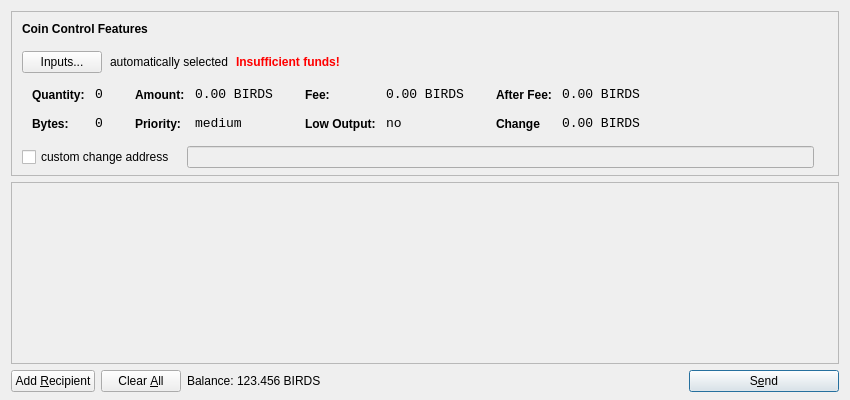
<?xml version="1.0" encoding="UTF-8"?>
<ui version="4.0">
 <class>SendCoinsDialog</class>
 <widget class="QDialog" name="SendCoinsDialog">
  <property name="geometry">
   <rect>
    <x>0</x>
    <y>0</y>
    <width>850</width>
    <height>400</height>
   </rect>
  </property>
  <property name="windowTitle">
   <string>Send Coins</string>
  </property>
  <layout class="QVBoxLayout" name="verticalLayout" stretch="0,1,0">
   <property name="bottomMargin">
    <number>8</number>
   </property>
   <item>
    <widget class="QFrame" name="frameCoinControl">
     <property name="sizePolicy">
      <sizepolicy hsizetype="Expanding" vsizetype="Expanding">
       <horstretch>0</horstretch>
       <verstretch>0</verstretch>
      </sizepolicy>
     </property>
     <property name="maximumSize">
      <size>
       <width>16777215</width>
       <height>16777215</height>
      </size>
     </property>
     <property name="frameShape">
      <enum>QFrame::StyledPanel</enum>
     </property>
     <property name="frameShadow">
      <enum>QFrame::Sunken</enum>
     </property>
     <layout class="QVBoxLayout" name="verticalLayoutCoinControl2">
      <property name="spacing">
       <number>-1</number>
      </property>
      <property name="leftMargin">
       <number>0</number>
      </property>
      <property name="topMargin">
       <number>0</number>
      </property>
      <property name="rightMargin">
       <number>0</number>
      </property>
      <property name="bottomMargin">
       <number>6</number>
      </property>
      <item>
       <layout class="QVBoxLayout" name="verticalLayoutCoinControl" stretch="0,0,0,0,1">
        <property name="spacing">
         <number>0</number>
        </property>
        <property name="leftMargin">
         <number>10</number>
        </property>
        <property name="topMargin">
         <number>10</number>
        </property>
        <item>
         <layout class="QHBoxLayout" name="horizontalLayoutCoinControl1">
          <property name="bottomMargin">
           <number>15</number>
          </property>
          <item>
           <widget class="QLabel" name="labelCoinControlFeatures">
            <property name="sizePolicy">
             <sizepolicy hsizetype="Preferred" vsizetype="Maximum">
              <horstretch>0</horstretch>
              <verstretch>0</verstretch>
             </sizepolicy>
            </property>
            <property name="font">
             <font>
              <weight>75</weight>
              <bold>true</bold>
             </font>
            </property>
            <property name="styleSheet">
             <string notr="true">font-weight:bold;</string>
            </property>
            <property name="text">
             <string>Coin Control Features</string>
            </property>
           </widget>
          </item>
         </layout>
        </item>
        <item>
         <layout class="QHBoxLayout" name="horizontalLayoutCoinControl2" stretch="0,0,0,0">
          <property name="spacing">
           <number>8</number>
          </property>
          <property name="bottomMargin">
           <number>10</number>
          </property>
          <item>
           <widget class="QPushButton" name="pushButtonCoinControl">
            <property name="styleSheet">
             <string notr="true"/>
            </property>
            <property name="text">
             <string>Inputs...</string>
            </property>
           </widget>
          </item>
          <item>
           <widget class="QLabel" name="labelCoinControlAutomaticallySelected">
            <property name="text">
             <string>automatically selected</string>
            </property>
            <property name="margin">
             <number>5</number>
            </property>
           </widget>
          </item>
          <item>
           <widget class="QLabel" name="labelCoinControlInsuffFunds">
            <property name="font">
             <font>
              <weight>75</weight>
              <bold>true</bold>
             </font>
            </property>
            <property name="styleSheet">
             <string notr="true">color:red;font-weight:bold;</string>
            </property>
            <property name="text">
             <string>Insufficient funds!</string>
            </property>
            <property name="margin">
             <number>5</number>
            </property>
           </widget>
          </item>
          <item>
           <spacer name="horizontalSpacerCoinControl">
            <property name="orientation">
             <enum>Qt::Horizontal</enum>
            </property>
            <property name="sizeHint" stdset="0">
             <size>
              <width>40</width>
              <height>1</height>
             </size>
            </property>
           </spacer>
          </item>
         </layout>
        </item>
        <item>
         <widget class="QWidget" name="widgetCoinControl" native="true">
          <property name="sizePolicy">
           <sizepolicy hsizetype="Preferred" vsizetype="Preferred">
            <horstretch>0</horstretch>
            <verstretch>0</verstretch>
           </sizepolicy>
          </property>
          <property name="minimumSize">
           <size>
            <width>0</width>
            <height>0</height>
           </size>
          </property>
          <property name="styleSheet">
           <string notr="true"/>
          </property>
          <layout class="QHBoxLayout" name="horizontalLayoutCoinControl5">
           <property name="margin">
            <number>0</number>
           </property>
           <item>
            <layout class="QHBoxLayout" name="horizontalLayoutCoinControl3" stretch="0,0,0,1">
             <property name="spacing">
              <number>20</number>
             </property>
             <property name="topMargin">
              <number>0</number>
             </property>
             <property name="bottomMargin">
              <number>10</number>
             </property>
             <item>
              <layout class="QFormLayout" name="formLayoutCoinControl1">
               <property name="horizontalSpacing">
                <number>10</number>
               </property>
               <property name="verticalSpacing">
                <number>14</number>
               </property>
               <property name="leftMargin">
                <number>10</number>
               </property>
               <property name="topMargin">
                <number>4</number>
               </property>
               <property name="rightMargin">
                <number>6</number>
               </property>
               <item row="0" column="0">
                <widget class="QLabel" name="labelCoinControlQuantityText">
                 <property name="styleSheet">
                  <string notr="true">font-weight:bold;</string>
                 </property>
                 <property name="text">
                  <string>Quantity:</string>
                 </property>
                 <property name="margin">
                  <number>0</number>
                 </property>
                </widget>
               </item>
               <item row="0" column="1">
                <widget class="QLabel" name="labelCoinControlQuantity">
                 <property name="font">
                  <font>
                   <family>Monospace</family>
                   <pointsize>10</pointsize>
                  </font>
                 </property>
                 <property name="cursor">
                  <cursorShape>IBeamCursor</cursorShape>
                 </property>
                 <property name="contextMenuPolicy">
                  <enum>Qt::ActionsContextMenu</enum>
                 </property>
                 <property name="text">
                  <string>0</string>
                 </property>
                 <property name="margin">
                  <number>0</number>
                 </property>
                 <property name="textInteractionFlags">
                  <set>Qt::LinksAccessibleByMouse|Qt::TextSelectableByKeyboard|Qt::TextSelectableByMouse</set>
                 </property>
                </widget>
               </item>
               <item row="1" column="0">
                <widget class="QLabel" name="labelCoinControlBytesText">
                 <property name="styleSheet">
                  <string notr="true">font-weight:bold;</string>
                 </property>
                 <property name="text">
                  <string>Bytes:</string>
                 </property>
                </widget>
               </item>
               <item row="1" column="1">
                <widget class="QLabel" name="labelCoinControlBytes">
                 <property name="font">
                  <font>
                   <family>Monospace</family>
                   <pointsize>10</pointsize>
                  </font>
                 </property>
                 <property name="cursor">
                  <cursorShape>IBeamCursor</cursorShape>
                 </property>
                 <property name="contextMenuPolicy">
                  <enum>Qt::ActionsContextMenu</enum>
                 </property>
                 <property name="text">
                  <string>0</string>
                 </property>
                 <property name="textInteractionFlags">
                  <set>Qt::LinksAccessibleByMouse|Qt::TextSelectableByKeyboard|Qt::TextSelectableByMouse</set>
                 </property>
                </widget>
               </item>
              </layout>
             </item>
             <item>
              <layout class="QFormLayout" name="formLayoutCoinControl2">
               <property name="horizontalSpacing">
                <number>10</number>
               </property>
               <property name="verticalSpacing">
                <number>14</number>
               </property>
               <property name="leftMargin">
                <number>6</number>
               </property>
               <property name="topMargin">
                <number>4</number>
               </property>
               <property name="rightMargin">
                <number>6</number>
               </property>
               <item row="0" column="0">
                <widget class="QLabel" name="labelCoinControlAmountText">
                 <property name="styleSheet">
                  <string notr="true">font-weight:bold;</string>
                 </property>
                 <property name="text">
                  <string>Amount:</string>
                 </property>
                 <property name="margin">
                  <number>0</number>
                 </property>
                </widget>
               </item>
               <item row="0" column="1">
                <widget class="QLabel" name="labelCoinControlAmount">
                 <property name="font">
                  <font>
                   <family>Monospace</family>
                   <pointsize>10</pointsize>
                  </font>
                 </property>
                 <property name="cursor">
                  <cursorShape>IBeamCursor</cursorShape>
                 </property>
                 <property name="contextMenuPolicy">
                  <enum>Qt::ActionsContextMenu</enum>
                 </property>
                 <property name="text">
                  <string>0.00 BIRDS</string>
                 </property>
                 <property name="textInteractionFlags">
                  <set>Qt::LinksAccessibleByMouse|Qt::TextSelectableByKeyboard|Qt::TextSelectableByMouse</set>
                 </property>
                </widget>
               </item>
               <item row="1" column="0">
                <widget class="QLabel" name="labelCoinControlPriorityText">
                 <property name="styleSheet">
                  <string notr="true">font-weight:bold;</string>
                 </property>
                 <property name="text">
                  <string>Priority:</string>
                 </property>
                </widget>
               </item>
               <item row="1" column="1">
                <widget class="QLabel" name="labelCoinControlPriority">
                 <property name="font">
                  <font>
                   <family>Monospace</family>
                   <pointsize>10</pointsize>
                  </font>
                 </property>
                 <property name="cursor">
                  <cursorShape>IBeamCursor</cursorShape>
                 </property>
                 <property name="contextMenuPolicy">
                  <enum>Qt::ActionsContextMenu</enum>
                 </property>
                 <property name="text">
                  <string>medium</string>
                 </property>
                 <property name="textInteractionFlags">
                  <set>Qt::LinksAccessibleByMouse|Qt::TextSelectableByKeyboard|Qt::TextSelectableByMouse</set>
                 </property>
                </widget>
               </item>
              </layout>
             </item>
             <item>
              <layout class="QFormLayout" name="formLayoutCoinControl3">
               <property name="horizontalSpacing">
                <number>10</number>
               </property>
               <property name="verticalSpacing">
                <number>14</number>
               </property>
               <property name="leftMargin">
                <number>6</number>
               </property>
               <property name="topMargin">
                <number>4</number>
               </property>
               <property name="rightMargin">
                <number>6</number>
               </property>
               <item row="0" column="0">
                <widget class="QLabel" name="labelCoinControlFeeText">
                 <property name="styleSheet">
                  <string notr="true">font-weight:bold;</string>
                 </property>
                 <property name="text">
                  <string>Fee:</string>
                 </property>
                 <property name="margin">
                  <number>0</number>
                 </property>
                </widget>
               </item>
               <item row="0" column="1">
                <widget class="QLabel" name="labelCoinControlFee">
                 <property name="font">
                  <font>
                   <family>Monospace</family>
                   <pointsize>10</pointsize>
                  </font>
                 </property>
                 <property name="cursor">
                  <cursorShape>IBeamCursor</cursorShape>
                 </property>
                 <property name="contextMenuPolicy">
                  <enum>Qt::ActionsContextMenu</enum>
                 </property>
                 <property name="text">
                  <string>0.00 BIRDS</string>
                 </property>
                 <property name="textInteractionFlags">
                  <set>Qt::LinksAccessibleByMouse|Qt::TextSelectableByKeyboard|Qt::TextSelectableByMouse</set>
                 </property>
                </widget>
               </item>
               <item row="1" column="0">
                <widget class="QLabel" name="labelCoinControlLowOutputText">
                 <property name="styleSheet">
                  <string notr="true">font-weight:bold;</string>
                 </property>
                 <property name="text">
                  <string>Low Output:</string>
                 </property>
                </widget>
               </item>
               <item row="1" column="1">
                <widget class="QLabel" name="labelCoinControlLowOutput">
                 <property name="font">
                  <font>
                   <family>Monospace</family>
                   <pointsize>10</pointsize>
                  </font>
                 </property>
                 <property name="cursor">
                  <cursorShape>IBeamCursor</cursorShape>
                 </property>
                 <property name="contextMenuPolicy">
                  <enum>Qt::ActionsContextMenu</enum>
                 </property>
                 <property name="text">
                  <string>no</string>
                 </property>
                 <property name="textInteractionFlags">
                  <set>Qt::LinksAccessibleByMouse|Qt::TextSelectableByKeyboard|Qt::TextSelectableByMouse</set>
                 </property>
                </widget>
               </item>
              </layout>
             </item>
             <item>
              <layout class="QFormLayout" name="formLayoutCoinControl4">
               <property name="horizontalSpacing">
                <number>10</number>
               </property>
               <property name="verticalSpacing">
                <number>14</number>
               </property>
               <property name="leftMargin">
                <number>6</number>
               </property>
               <property name="topMargin">
                <number>4</number>
               </property>
               <property name="rightMargin">
                <number>6</number>
               </property>
               <item row="0" column="0">
                <widget class="QLabel" name="labelCoinControlAfterFeeText">
                 <property name="styleSheet">
                  <string notr="true">font-weight:bold;</string>
                 </property>
                 <property name="text">
                  <string>After Fee:</string>
                 </property>
                 <property name="margin">
                  <number>0</number>
                 </property>
                </widget>
               </item>
               <item row="0" column="1">
                <widget class="QLabel" name="labelCoinControlAfterFee">
                 <property name="font">
                  <font>
                   <family>Monospace</family>
                   <pointsize>10</pointsize>
                  </font>
                 </property>
                 <property name="cursor">
                  <cursorShape>IBeamCursor</cursorShape>
                 </property>
                 <property name="contextMenuPolicy">
                  <enum>Qt::ActionsContextMenu</enum>
                 </property>
                 <property name="text">
                  <string>0.00 BIRDS</string>
                 </property>
                 <property name="textInteractionFlags">
                  <set>Qt::LinksAccessibleByMouse|Qt::TextSelectableByKeyboard|Qt::TextSelectableByMouse</set>
                 </property>
                </widget>
               </item>
               <item row="1" column="0">
                <widget class="QLabel" name="labelCoinControlChangeText">
                 <property name="styleSheet">
                  <string notr="true">font-weight:bold;</string>
                 </property>
                 <property name="text">
                  <string>Change</string>
                 </property>
                </widget>
               </item>
               <item row="1" column="1">
                <widget class="QLabel" name="labelCoinControlChange">
                 <property name="font">
                  <font>
                   <family>Monospace</family>
                   <pointsize>10</pointsize>
                  </font>
                 </property>
                 <property name="cursor">
                  <cursorShape>IBeamCursor</cursorShape>
                 </property>
                 <property name="contextMenuPolicy">
                  <enum>Qt::ActionsContextMenu</enum>
                 </property>
                 <property name="text">
                  <string>0.00 BIRDS</string>
                 </property>
                 <property name="textInteractionFlags">
                  <set>Qt::LinksAccessibleByMouse|Qt::TextSelectableByKeyboard|Qt::TextSelectableByMouse</set>
                 </property>
                </widget>
               </item>
              </layout>
             </item>
            </layout>
           </item>
          </layout>
         </widget>
        </item>
        <item>
         <layout class="QHBoxLayout" name="horizontalLayoutCoinControl4" stretch="0,0,0">
          <property name="spacing">
           <number>12</number>
          </property>
          <property name="sizeConstraint">
           <enum>QLayout::SetDefaultConstraint</enum>
          </property>
          <property name="topMargin">
           <number>5</number>
          </property>
          <property name="rightMargin">
           <number>5</number>
          </property>
          <item>
           <widget class="QCheckBox" name="checkBoxCoinControlChange">
            <property name="text">
             <string>custom change address</string>
            </property>
           </widget>
          </item>
          <item>
           <widget class="QLineEdit" name="lineEditCoinControlChange">
            <property name="enabled">
             <bool>false</bool>
            </property>
            <property name="sizePolicy">
             <sizepolicy hsizetype="Expanding" vsizetype="Fixed">
              <horstretch>0</horstretch>
              <verstretch>0</verstretch>
             </sizepolicy>
            </property>
           </widget>
          </item>
          <item>
           <widget class="QLabel" name="labelCoinControlChangeLabel">
            <property name="sizePolicy">
             <sizepolicy hsizetype="Preferred" vsizetype="Expanding">
              <horstretch>0</horstretch>
              <verstretch>0</verstretch>
             </sizepolicy>
            </property>
            <property name="minimumSize">
             <size>
              <width>0</width>
              <height>0</height>
             </size>
            </property>
            <property name="text">
             <string/>
            </property>
            <property name="margin">
             <number>3</number>
            </property>
           </widget>
          </item>
         </layout>
        </item>
        <item>
         <spacer name="verticalSpacerCoinControl">
          <property name="orientation">
           <enum>Qt::Vertical</enum>
          </property>
          <property name="sizeHint" stdset="0">
           <size>
            <width>800</width>
            <height>1</height>
           </size>
          </property>
         </spacer>
        </item>
       </layout>
      </item>
     </layout>
    </widget>
   </item>
   <item>
    <widget class="QScrollArea" name="scrollArea">
     <property name="widgetResizable">
      <bool>true</bool>
     </property>
     <widget class="QWidget" name="scrollAreaWidgetContents">
      <property name="geometry">
       <rect>
        <x>0</x>
        <y>0</y>
        <width>830</width>
        <height>165</height>
       </rect>
      </property>
      <layout class="QVBoxLayout" name="verticalLayout_2">
       <property name="margin">
        <number>0</number>
       </property>
       <item>
        <layout class="QVBoxLayout" name="entries">
         <property name="spacing">
          <number>6</number>
         </property>
        </layout>
       </item>
       <item>
        <spacer name="verticalSpacer">
         <property name="orientation">
          <enum>Qt::Vertical</enum>
         </property>
         <property name="sizeHint" stdset="0">
          <size>
           <width>20</width>
           <height>40</height>
          </size>
         </property>
        </spacer>
       </item>
      </layout>
     </widget>
    </widget>
   </item>
   <item>
    <layout class="QHBoxLayout" name="horizontalLayout">
     <item>
      <widget class="QPushButton" name="addButton">
       <property name="toolTip">
        <string>Send to multiple recipients at once</string>
       </property>
       <property name="text">
        <string>Add &amp;Recipient</string>
       </property>
       <property name="icon">
        <iconset resource="../bitcoin.qrc">
         <normaloff>:/icons/add</normaloff>:/icons/add</iconset>
       </property>
       <property name="autoDefault">
        <bool>false</bool>
       </property>
      </widget>
     </item>
     <item>
      <widget class="QPushButton" name="clearButton">
       <property name="sizePolicy">
        <sizepolicy hsizetype="Minimum" vsizetype="Fixed">
         <horstretch>0</horstretch>
         <verstretch>0</verstretch>
        </sizepolicy>
       </property>
       <property name="toolTip">
        <string>Remove all transaction fields</string>
       </property>
       <property name="text">
        <string>Clear &amp;All</string>
       </property>
       <property name="icon">
        <iconset resource="../bitcoin.qrc">
         <normaloff>:/icons/remove</normaloff>:/icons/remove</iconset>
       </property>
       <property name="autoRepeatDelay">
        <number>300</number>
       </property>
       <property name="autoDefault">
        <bool>false</bool>
       </property>
      </widget>
     </item>
     <item>
      <layout class="QHBoxLayout" name="horizontalLayout_2">
       <property name="spacing">
        <number>3</number>
       </property>
       <item>
        <widget class="QLabel" name="label">
         <property name="sizePolicy">
          <sizepolicy hsizetype="Preferred" vsizetype="Fixed">
           <horstretch>0</horstretch>
           <verstretch>0</verstretch>
          </sizepolicy>
         </property>
         <property name="text">
          <string>Balance:</string>
         </property>
        </widget>
       </item>
       <item>
        <widget class="QLabel" name="labelBalance">
         <property name="sizePolicy">
          <sizepolicy hsizetype="Preferred" vsizetype="Fixed">
           <horstretch>0</horstretch>
           <verstretch>0</verstretch>
          </sizepolicy>
         </property>
         <property name="cursor">
          <cursorShape>IBeamCursor</cursorShape>
         </property>
         <property name="text">
          <string>123.456 BIRDS</string>
         </property>
         <property name="textInteractionFlags">
          <set>Qt::LinksAccessibleByMouse|Qt::TextSelectableByKeyboard|Qt::TextSelectableByMouse</set>
         </property>
        </widget>
       </item>
      </layout>
     </item>
     <item>
      <spacer name="horizontalSpacer">
       <property name="orientation">
        <enum>Qt::Horizontal</enum>
       </property>
       <property name="sizeHint" stdset="0">
        <size>
         <width>40</width>
         <height>20</height>
        </size>
       </property>
      </spacer>
     </item>
     <item>
      <widget class="QPushButton" name="sendButton">
       <property name="minimumSize">
        <size>
         <width>150</width>
         <height>0</height>
        </size>
       </property>
       <property name="toolTip">
        <string>Confirm the send action</string>
       </property>
       <property name="text">
        <string>S&amp;end</string>
       </property>
       <property name="icon">
        <iconset resource="../bitcoin.qrc">
         <normaloff>:/icons/send</normaloff>:/icons/send</iconset>
       </property>
       <property name="default">
        <bool>true</bool>
       </property>
      </widget>
     </item>
    </layout>
   </item>
  </layout>
 </widget>
 <resources>
  <include location="../bitcoin.qrc"/>
 </resources>
 <connections/>
</ui>
